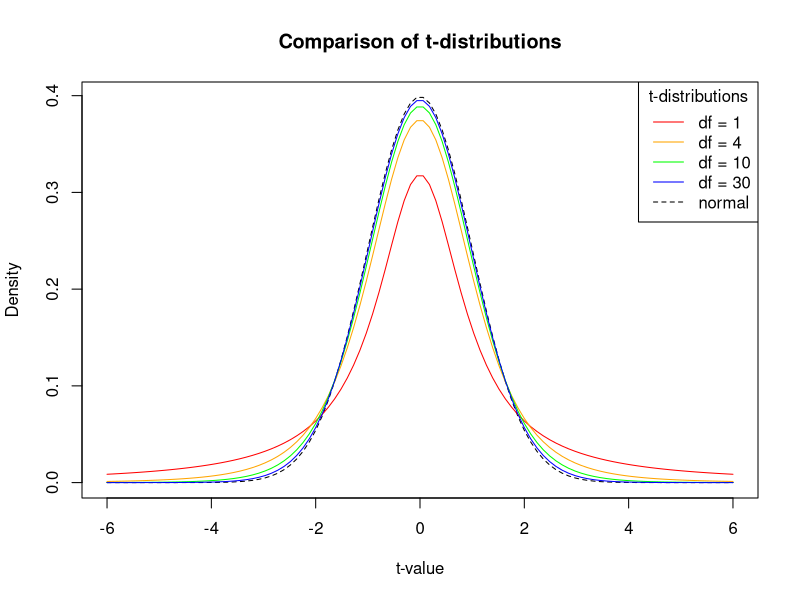
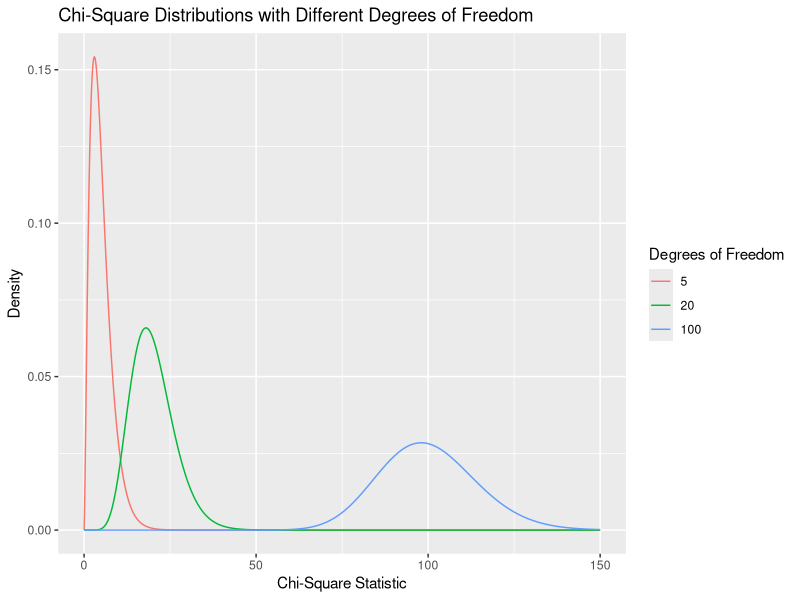
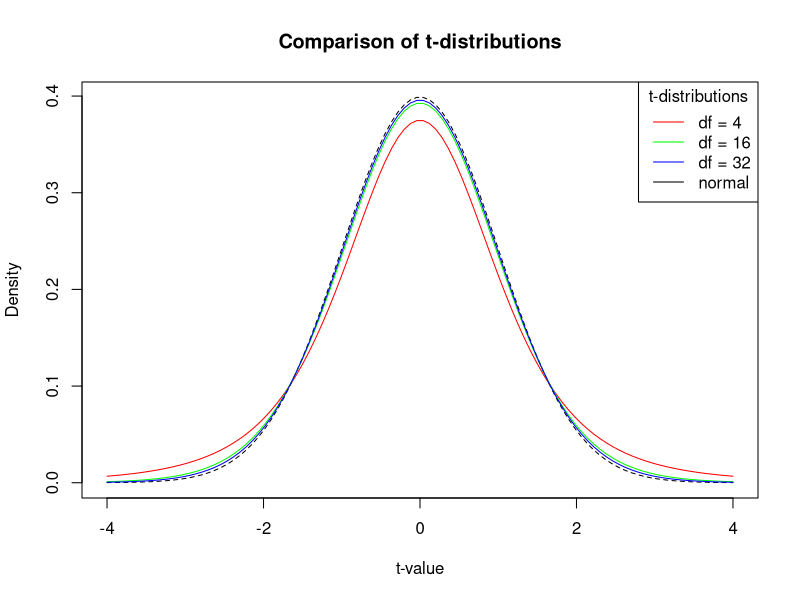
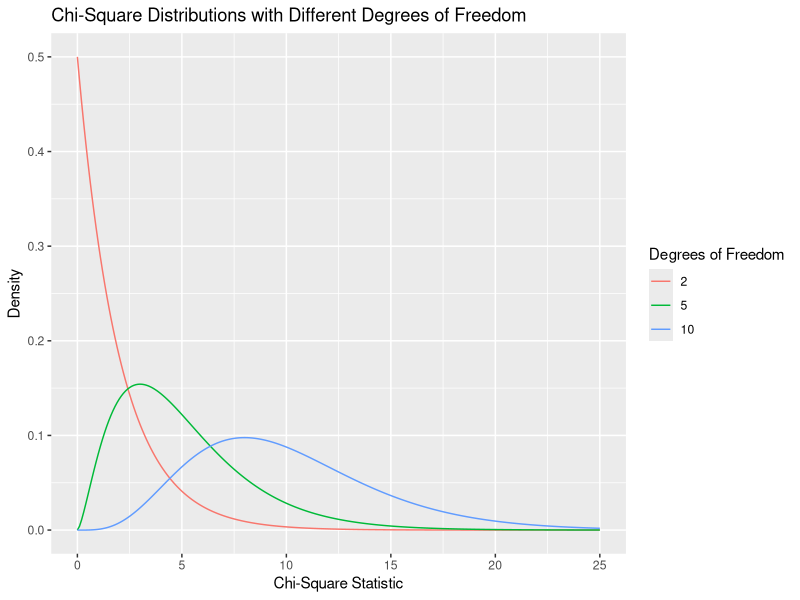

Here is the R script that generated these plots, in order:
x <- seq(-6, 6, length = 100)  
# Degrees of freedom  
df = c(1,4,10,30)  
colour = c("red", "orange", "green", "blue","black")  
# Plot a normal distribution  
plot(x, dnorm(x), type = "l", lty = 2, xlab = "t-value", ylab = "Density",   
     main = "Comparison of t-distributions", col = "black")  
# Add the t-distributions to the plot  
for (i in 1:4){  
  lines(x, dt(x, df[i]), col = colour[i])  
} 
# Add a legend  
legend("topright", c("df = 1", "df = 4", "df = 10", "df = 30", "normal"),   
       col = colour, title = "t-distributions", 
       lty = c(1,1,1,1,2))

library(ggplot2)  
# Create a data frame with x values and different degrees of freedom 
x <- seq(0, 150, by = 0.1) 
df_data <- data.frame( 
  x = rep(x, 3),  
  df = c(rep(5, length(x)), rep(100, length(x)), rep(20, length(x))) 
) 
# Calculate the density for each degree of freedom 
df_data$y <- dchisq(df_data$x, df = df_data$df) 
# Plot the curves with color differentiation 
ggplot(df_data, aes(x = x, y = y, color = factor(df))) +  
  geom_line() +  
  labs(title = "Chi-Square Distributions with Different Degrees of Freedom", 
       x = "Chi-Square Statistic",  
       y = "Density",  
       color = "Degrees of Freedom") 

## Practice

x <- seq(-4, 4, length = 100)  
# Degrees of freedom  
df = c(4,16,32)  
colour = c("red", "green", "blue","black")
plot(x, dnorm(x), type = "l", lty = 2, xlab = "t-value", ylab = "Density",   
     main = "Comparison of t-distributions", col = "black")  
# Add the t-distributions to the plot  
for (i in 1:3){  
  lines(x, dt(x, df[i]), col = colour[i])  
} 
# Add a legend  
legend("topright", c("df = 4", "df = 16", "df = 32", "normal"),   
       col = colour, title = "t-distributions", 
       lty = c(1,1,1,1,2))

x <- seq(0, 25, by = 0.1) 
df_data <- data.frame( 
  x = rep(x, 3),  
  df = c(rep(2, length(x)), rep(5, length(x)), rep(10, length(x))) 
) 
# Calculate the density for each degree of freedom 
df_data$y <- dchisq(df_data$x, df = df_data$df) 
# Plot the curves with color differentiation 
ggplot(df_data, aes(x = x, y = y, color = factor(df))) +  
  geom_line() +  
  labs(title = "Chi-Square Distributions with Different Degrees of Freedom", 
       x = "Chi-Square Statistic",  
       y = "Density",  
       color = "Degrees of Freedom") 
